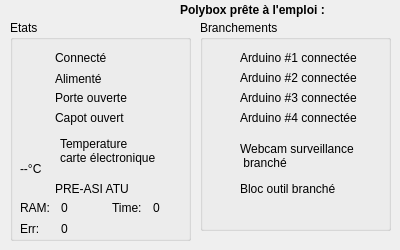
<?xml version="1.0" encoding="UTF-8"?>
<ui version="4.0">
 <class>GlobalChecker</class>
 <widget class="QWidget" name="GlobalChecker">
  <property name="geometry">
   <rect>
    <x>0</x>
    <y>0</y>
    <width>400</width>
    <height>250</height>
   </rect>
  </property>
  <property name="windowTitle">
   <string>Contrôle général</string>
  </property>
  <widget class="QGroupBox" name="groupBox">
   <property name="geometry">
    <rect>
     <x>200</x>
     <y>20</y>
     <width>191</width>
     <height>211</height>
    </rect>
   </property>
   <property name="title">
    <string>Branchements</string>
   </property>
   <widget class="Led" name="arduino2Led">
    <property name="geometry">
     <rect>
      <x>10</x>
      <y>50</y>
      <width>15</width>
      <height>15</height>
     </rect>
    </property>
    <property name="text">
     <string/>
    </property>
    <property name="pixmap">
     <pixmap resource="../ressources.qrc">:/img/img/led_off_red.png</pixmap>
    </property>
    <property name="scaledContents">
     <bool>true</bool>
    </property>
   </widget>
   <widget class="QLabel" name="label_9">
    <property name="geometry">
     <rect>
      <x>40</x>
      <y>50</y>
      <width>171</width>
      <height>16</height>
     </rect>
    </property>
    <property name="text">
     <string>Arduino #2 connectée</string>
    </property>
   </widget>
   <widget class="Led" name="arduino1Led">
    <property name="geometry">
     <rect>
      <x>10</x>
      <y>30</y>
      <width>15</width>
      <height>15</height>
     </rect>
    </property>
    <property name="text">
     <string/>
    </property>
    <property name="pixmap">
     <pixmap resource="../ressources.qrc">:/img/img/led_off_red.png</pixmap>
    </property>
    <property name="scaledContents">
     <bool>true</bool>
    </property>
   </widget>
   <widget class="QLabel" name="label_8">
    <property name="geometry">
     <rect>
      <x>40</x>
      <y>30</y>
      <width>171</width>
      <height>16</height>
     </rect>
    </property>
    <property name="text">
     <string>Arduino #1 connectée</string>
    </property>
   </widget>
   <widget class="Led" name="webcamPluggedLed">
    <property name="geometry">
     <rect>
      <x>10</x>
      <y>130</y>
      <width>15</width>
      <height>15</height>
     </rect>
    </property>
    <property name="text">
     <string/>
    </property>
    <property name="pixmap">
     <pixmap resource="../ressources.qrc">:/img/img/led_off_red.png</pixmap>
    </property>
    <property name="scaledContents">
     <bool>true</bool>
    </property>
   </widget>
   <widget class="Led" name="arduino3Led">
    <property name="geometry">
     <rect>
      <x>10</x>
      <y>70</y>
      <width>15</width>
      <height>15</height>
     </rect>
    </property>
    <property name="text">
     <string/>
    </property>
    <property name="pixmap">
     <pixmap resource="../ressources.qrc">:/img/img/led_off_red.png</pixmap>
    </property>
    <property name="scaledContents">
     <bool>true</bool>
    </property>
   </widget>
   <widget class="QLabel" name="label_6">
    <property name="geometry">
     <rect>
      <x>40</x>
      <y>120</y>
      <width>201</width>
      <height>31</height>
     </rect>
    </property>
    <property name="text">
     <string>Webcam surveillance
 branché</string>
    </property>
    <property name="wordWrap">
     <bool>true</bool>
    </property>
   </widget>
   <widget class="QLabel" name="label_12">
    <property name="geometry">
     <rect>
      <x>40</x>
      <y>70</y>
      <width>171</width>
      <height>16</height>
     </rect>
    </property>
    <property name="text">
     <string>Arduino #3 connectée</string>
    </property>
   </widget>
   <widget class="Led" name="arduino4Led">
    <property name="geometry">
     <rect>
      <x>10</x>
      <y>90</y>
      <width>15</width>
      <height>15</height>
     </rect>
    </property>
    <property name="text">
     <string/>
    </property>
    <property name="pixmap">
     <pixmap resource="../ressources.qrc">:/img/img/led_off_red.png</pixmap>
    </property>
    <property name="scaledContents">
     <bool>true</bool>
    </property>
   </widget>
   <widget class="QLabel" name="label_13">
    <property name="geometry">
     <rect>
      <x>40</x>
      <y>90</y>
      <width>171</width>
      <height>16</height>
     </rect>
    </property>
    <property name="text">
     <string>Arduino #4 connectée</string>
    </property>
   </widget>
   <widget class="Led" name="toolATULed">
    <property name="geometry">
     <rect>
      <x>10</x>
      <y>160</y>
      <width>15</width>
      <height>15</height>
     </rect>
    </property>
    <property name="text">
     <string/>
    </property>
    <property name="pixmap">
     <pixmap resource="../ressources.qrc">:/img/img/led_off_red.png</pixmap>
    </property>
    <property name="scaledContents">
     <bool>true</bool>
    </property>
   </widget>
   <widget class="QLabel" name="label_14">
    <property name="geometry">
     <rect>
      <x>40</x>
      <y>160</y>
      <width>121</width>
      <height>17</height>
     </rect>
    </property>
    <property name="text">
     <string>Bloc outil branché</string>
    </property>
   </widget>
  </widget>
  <widget class="QGroupBox" name="groupBox_2">
   <property name="geometry">
    <rect>
     <x>10</x>
     <y>20</y>
     <width>181</width>
     <height>221</height>
    </rect>
   </property>
   <property name="title">
    <string>Etats</string>
   </property>
   <widget class="QLabel" name="label_5">
    <property name="geometry">
     <rect>
      <x>45</x>
      <y>70</y>
      <width>101</width>
      <height>16</height>
     </rect>
    </property>
    <property name="text">
     <string>Porte ouverte</string>
    </property>
   </widget>
   <widget class="Led" name="boxOpenLed">
    <property name="geometry">
     <rect>
      <x>15</x>
      <y>70</y>
      <width>15</width>
      <height>15</height>
     </rect>
    </property>
    <property name="text">
     <string/>
    </property>
    <property name="pixmap">
     <pixmap resource="../ressources.qrc">:/img/img/led_off_red.png</pixmap>
    </property>
    <property name="scaledContents">
     <bool>true</bool>
    </property>
   </widget>
   <widget class="QLabel" name="label">
    <property name="geometry">
     <rect>
      <x>45</x>
      <y>50</y>
      <width>91</width>
      <height>17</height>
     </rect>
    </property>
    <property name="text">
     <string>Alimenté</string>
    </property>
   </widget>
   <widget class="Led" name="tempICLed">
    <property name="geometry">
     <rect>
      <x>15</x>
      <y>120</y>
      <width>15</width>
      <height>15</height>
     </rect>
    </property>
    <property name="text">
     <string/>
    </property>
    <property name="pixmap">
     <pixmap resource="../ressources.qrc">:/img/img/led_off_red.png</pixmap>
    </property>
    <property name="scaledContents">
     <bool>true</bool>
    </property>
   </widget>
   <widget class="QLabel" name="label_2">
    <property name="geometry">
     <rect>
      <x>50</x>
      <y>110</y>
      <width>121</width>
      <height>41</height>
     </rect>
    </property>
    <property name="text">
     <string>Temperature 
carte électronique</string>
    </property>
   </widget>
   <widget class="Led" name="powerLed">
    <property name="geometry">
     <rect>
      <x>15</x>
      <y>50</y>
      <width>15</width>
      <height>15</height>
     </rect>
    </property>
    <property name="text">
     <string/>
    </property>
    <property name="pixmap">
     <pixmap resource="../ressources.qrc">:/img/img/led_off_red.png</pixmap>
    </property>
    <property name="scaledContents">
     <bool>true</bool>
    </property>
   </widget>
   <widget class="QLabel" name="tempIC">
    <property name="geometry">
     <rect>
      <x>10</x>
      <y>140</y>
      <width>31</width>
      <height>17</height>
     </rect>
    </property>
    <property name="text">
     <string>--°C</string>
    </property>
   </widget>
   <widget class="Led" name="icOpenLed">
    <property name="geometry">
     <rect>
      <x>15</x>
      <y>90</y>
      <width>15</width>
      <height>15</height>
     </rect>
    </property>
    <property name="text">
     <string/>
    </property>
    <property name="pixmap">
     <pixmap resource="../ressources.qrc">:/img/img/led_off_red.png</pixmap>
    </property>
    <property name="scaledContents">
     <bool>true</bool>
    </property>
   </widget>
   <widget class="QLabel" name="label_7">
    <property name="geometry">
     <rect>
      <x>45</x>
      <y>90</y>
      <width>101</width>
      <height>16</height>
     </rect>
    </property>
    <property name="text">
     <string>Capot ouvert</string>
    </property>
   </widget>
   <widget class="QLabel" name="label_15">
    <property name="geometry">
     <rect>
      <x>45</x>
      <y>160</y>
      <width>91</width>
      <height>17</height>
     </rect>
    </property>
    <property name="text">
     <string>PRE-ASI ATU</string>
    </property>
   </widget>
   <widget class="Led" name="preasiATULed">
    <property name="geometry">
     <rect>
      <x>15</x>
      <y>160</y>
      <width>15</width>
      <height>15</height>
     </rect>
    </property>
    <property name="text">
     <string/>
    </property>
    <property name="pixmap">
     <pixmap resource="../ressources.qrc">:/img/img/led_off_red.png</pixmap>
    </property>
    <property name="scaledContents">
     <bool>true</bool>
    </property>
   </widget>
   <widget class="Led" name="connectedLed">
    <property name="geometry">
     <rect>
      <x>15</x>
      <y>30</y>
      <width>15</width>
      <height>15</height>
     </rect>
    </property>
    <property name="text">
     <string/>
    </property>
    <property name="pixmap">
     <pixmap resource="../ressources.qrc">:/img/img/led_off_red.png</pixmap>
    </property>
    <property name="scaledContents">
     <bool>true</bool>
    </property>
   </widget>
   <widget class="QLabel" name="label_16">
    <property name="geometry">
     <rect>
      <x>45</x>
      <y>30</y>
      <width>131</width>
      <height>16</height>
     </rect>
    </property>
    <property name="text">
     <string>Connecté</string>
    </property>
   </widget>
   <widget class="QWidget" name="layoutWidget">
    <property name="geometry">
     <rect>
      <x>10</x>
      <y>180</y>
      <width>169</width>
      <height>36</height>
     </rect>
    </property>
    <layout class="QGridLayout" name="gridLayout">
     <item row="0" column="0">
      <widget class="QLabel" name="label_10">
       <property name="maximumSize">
        <size>
         <width>35</width>
         <height>16777215</height>
        </size>
       </property>
       <property name="text">
        <string>RAM:</string>
       </property>
      </widget>
     </item>
     <item row="0" column="1">
      <widget class="QLabel" name="ramValue">
       <property name="minimumSize">
        <size>
         <width>45</width>
         <height>0</height>
        </size>
       </property>
       <property name="maximumSize">
        <size>
         <width>35</width>
         <height>16777215</height>
        </size>
       </property>
       <property name="text">
        <string>0</string>
       </property>
      </widget>
     </item>
     <item row="0" column="2">
      <widget class="QLabel" name="uptimeLabel">
       <property name="maximumSize">
        <size>
         <width>35</width>
         <height>16777215</height>
        </size>
       </property>
       <property name="text">
        <string>Time: </string>
       </property>
      </widget>
     </item>
     <item row="0" column="3">
      <widget class="QLabel" name="uptime">
       <property name="minimumSize">
        <size>
         <width>35</width>
         <height>0</height>
        </size>
       </property>
       <property name="maximumSize">
        <size>
         <width>35</width>
         <height>16777215</height>
        </size>
       </property>
       <property name="text">
        <string>0</string>
       </property>
      </widget>
     </item>
     <item row="1" column="0">
      <widget class="QLabel" name="label_17">
       <property name="maximumSize">
        <size>
         <width>35</width>
         <height>16777215</height>
        </size>
       </property>
       <property name="text">
        <string>Err:</string>
       </property>
      </widget>
     </item>
     <item row="1" column="1">
      <widget class="QLabel" name="errorValue">
       <property name="minimumSize">
        <size>
         <width>35</width>
         <height>0</height>
        </size>
       </property>
       <property name="maximumSize">
        <size>
         <width>35</width>
         <height>16777215</height>
        </size>
       </property>
       <property name="text">
        <string>0</string>
       </property>
      </widget>
     </item>
    </layout>
   </widget>
  </widget>
  <widget class="QLabel" name="label_11">
   <property name="geometry">
    <rect>
     <x>180</x>
     <y>0</y>
     <width>181</width>
     <height>20</height>
    </rect>
   </property>
   <property name="text">
    <string>&lt;b&gt;Polybox prête à l'emploi : &lt;/b&gt;</string>
   </property>
  </widget>
  <widget class="Led" name="polyboxReadyLed">
   <property name="geometry">
    <rect>
     <x>380</x>
     <y>0</y>
     <width>15</width>
     <height>15</height>
    </rect>
   </property>
   <property name="text">
    <string/>
   </property>
   <property name="pixmap">
    <pixmap resource="../ressources.qrc">:/img/img/led_off_red.png</pixmap>
   </property>
   <property name="scaledContents">
    <bool>true</bool>
   </property>
  </widget>
 </widget>
 <customwidgets>
  <customwidget>
   <class>Led</class>
   <extends>QLabel</extends>
   <header>Led.h</header>
  </customwidget>
 </customwidgets>
 <resources>
  <include location="../ressources.qrc"/>
 </resources>
 <connections/>
</ui>
